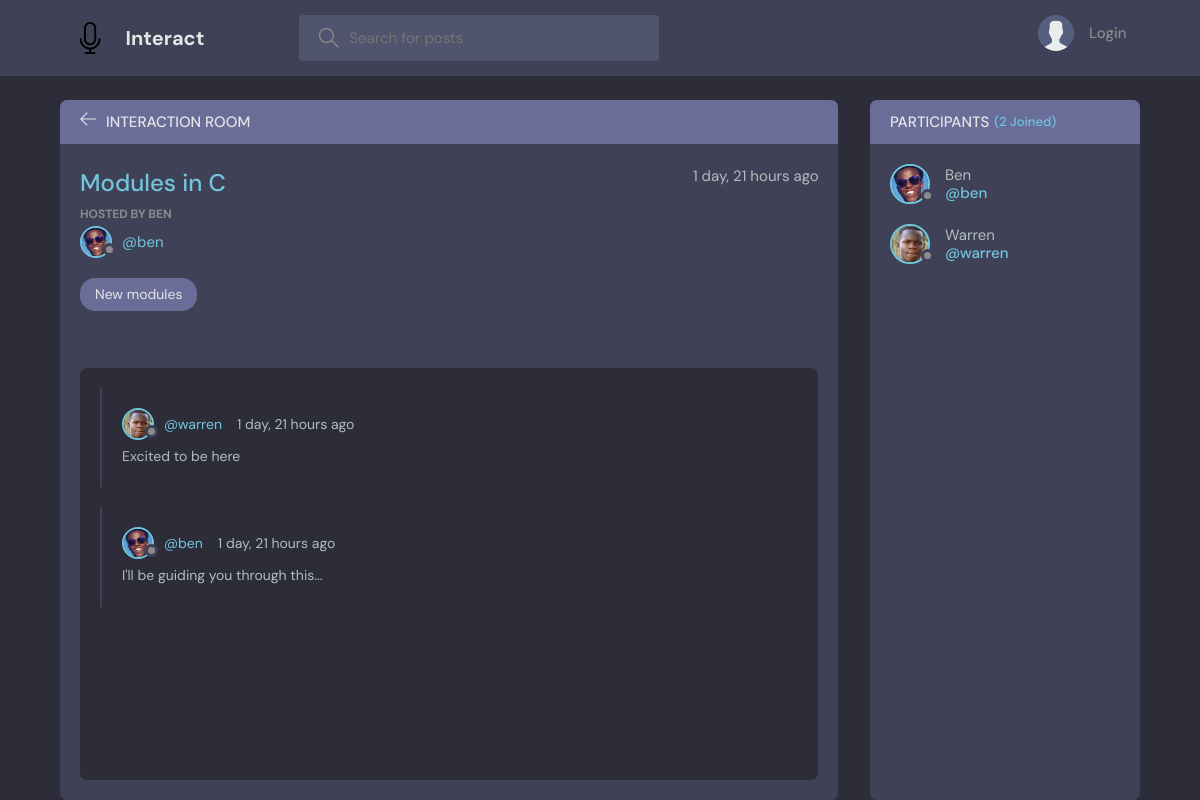
Page /room/2/ on the committed database.
### base/models.py (models this page shows, shortened)
class Room(models.Model):
    host = models.ForeignKey(User, on_delete=models.SET_NULL, null=True)
    topic = models.ForeignKey(Topic, on_delete=models.SET_NULL, null=True)
    name = models.CharField(max_length=100)
    description = models.TextField(null=True, blank=True)
    participants = models.ManyToManyField(User, related_name='participants',
                                          blank=True)
    updated = models.DateTimeField(auto_now=True)
    created = models.DateTimeField(auto_now_add=True)
    class Meta:
        ordering = ['-updated', '-created']

class User(AbstractUser):
    name = models.CharField(max_length=200, null=True)
    email = models.EmailField(unique=True, null=True)
    bio = models.TextField(null=True)
    avatar = models.ImageField(null=True, default='avatar.svg')
    USERNAME_FIELD = 'email'
    REQUIRED_FIELDS = []

class Topic(models.Model):
    name = models.CharField(max_length=200)
    def __str__(self):
        return self.name

class Message(models.Model):
    user = models.ForeignKey(User, on_delete=models.CASCADE)
    room = models.ForeignKey(Room, on_delete=models.CASCADE)
    body = models.TextField()
    updated = models.DateTimeField(auto_now=True)
    created = models.DateTimeField(auto_now_add=True)
    class Meta:
        ordering = ['-updated', '-created']

### base/views.py (the view, shortened to what this page needs)
# urls.py: path('room/<str:pk>/', views.room, name='room'),
def room(request, pk):
    room = Room.objects.get(id=pk)
    room_messages = room.message_set.all().order_by('-created')
    participants = room.participants.all()
    context = {'room': room, 'room_messages': room_messages,
               'participants': participants}
    return render(request, 'base/room.html', context)

### base/templates/base/room.html (shortened to what this page needs)
{% extends 'base/main.html' %}
{% block content %}
<main class="profile-page layout layout--2">
  <div class="container">
    <div class="room">
      <div class="room__top">
        <div class="room__topLeft">
          <a href="{% url 'home' %}">
            <svg version="1.1" xmlns="http://www.w3.org/2000/svg" width="32" height="32" viewBox="0 0 32 32">
              <title>arrow-left</title>
              <path
                d="M13.723 2.286l-13.723 13.714 13.719 13.714 1.616-1.611-10.96-10.96h27.625v-2.286h-27.625l10.965-10.965-1.616-1.607z">
              </path>
            </svg>
          </a>
          <h3>Interaction Room</h3>
        </div>
      </div>
      <div class="room__box scroll">
        <div class="room__header scroll">
          <div class="room__info">
            <h3>{{room.name}}</h3>
            <span>{{room.created|timesince}} ago</span>
          </div>
          <div class="room__hosted">
            <p>Hosted By {{room.host.username}}</p>
            <a href="{% url "profile" room.host.id %}" class="room__author">
              <div class="avatar avatar--small">
                <img src="{{room.host.avatar.url}}" alt="" />
              </div>
              <span>@{{room.host.username}}</span>
            </a>
          </div>
          <span class="room__topics">{{room.topic}}</span>
        </div>
        <div class="room__conversation">
          <div class="threads scroll">
            {% for message in room_messages %}
            <div class="thread">
              <div class="thread__top">
                <div class="thread__author">
                  <a href="{% url "profile" message.user.id %}" class="thread__authorInfo">
                    <div class="avatar avatar--small">
                      <img src="{{message.user.avatar.url}}" alt="" />
                    </div>
                    <span>@{{message.user.username}}</span>
                  </a>
                  <span class="thread__date">{{message.created|timesince}} ago</span>
                </div>
              </div>
              <div class="thread__details">
                {{message.body}}
              </div>
            </div>
            {% endfor %}
          </div>
        </div>
      </div>
    </div>
    <div class="participants">
      <h3 class="participants__top">Participants <span>({{participants.count}} Joined)</span></h3>
      <div class="participants__list scroll">
        {% for user in participants %}
        <a href="{% url "profile" user.id %}" class="participant">
          <div class="avatar avatar--medium">
            <img src="{{user.avatar.url}}" alt="" />
          </div>
          <p>
            {{user.name}}
            <span>@{{user.username}}</span>
          </p>
        </a>
        {% endfor %}
      </div>
    </div>
  </div>
</main>
{% endblock content %}

### rows in the picture
Room: name "Modules in C", created "1 day, 21 hours", host.username "BEN", host.avatar (picture), host.username "ben", topic "New modules"
Message: user.avatar (picture), user.username "warren", created "1 day, 21 hours", body "Excited to be here"
Message: user.avatar (picture), user.username "ben", created "1 day, 21 hours", body "I'll be guiding you through this..."
User: avatar (picture), name "Ben", username "ben"
User: avatar (picture), name "Warren", username "warren"

### other values in the picture
{{ participants.count }} "2"
